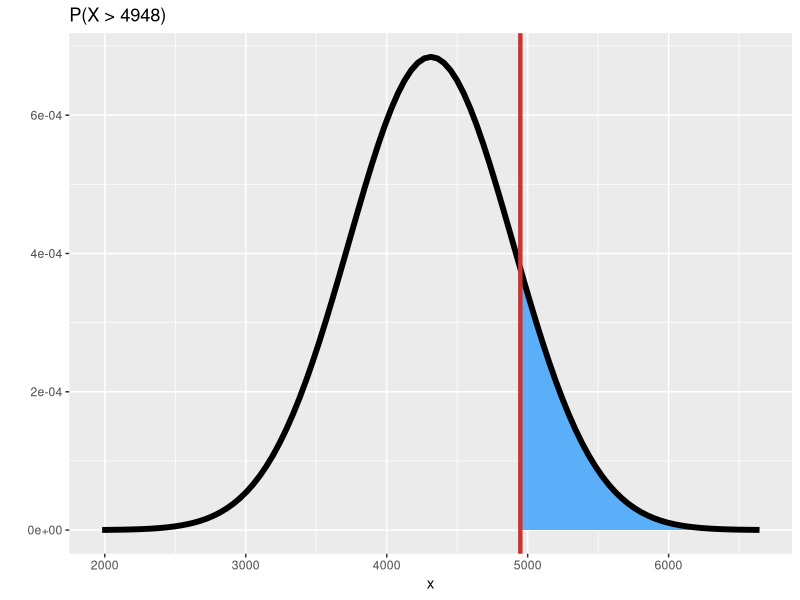

Generate this figure with R:
## ---- chunk 1
                #| echo: false
                #| warning: false
                #| fig-width: 6
                #| fig-height: 4
                #| fig-align: center
                # specify upper and lower bounds of shaded region below
                mu <- 4313
                std <- 583
                normal_curve = data.frame(x = c(mu - 4*std, mu + 4*std))
                library(ggplot2)
                # specify upper and lower bounds of shaded region below
                ggplot(normal_curve, aes(x = x)) + 
                  stat_function(fun = dnorm, 
                                args = list(mean = mu, sd = std), 
                          # specify the upper and lower bounds of the shaded region:
                                xlim = c(4948, mu+4*std),             
                                geom = "area", fill = "#5BAFF8") +
                  stat_function(fun = dnorm, args = list(mean = mu, sd = std), size=2) + 
                  geom_vline(xintercept = 4948, size = 1.5, color = "#C83532") +
                  # the breaks values below might need to be adjusted 
                  # if there are too many values showing on the x-axis
                  labs(y = "") +
                  labs(title = "P(X > 4948)")
